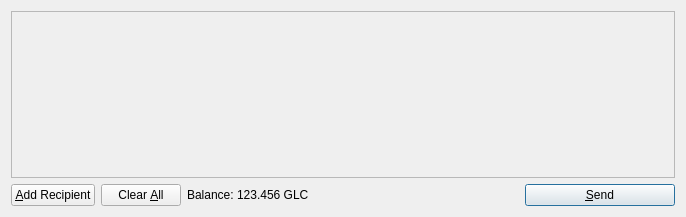
<?xml version="1.0" encoding="UTF-8"?>
<ui version="4.0">
 <class>SendCoinsDialog</class>
 <widget class="QDialog" name="SendCoinsDialog">
  <property name="geometry">
   <rect>
    <x>0</x>
    <y>0</y>
    <width>686</width>
    <height>217</height>
   </rect>
  </property>
  <property name="windowTitle">
   <string>Send Coins</string>
  </property>
  <layout class="QVBoxLayout" name="verticalLayout">
   <item>
    <widget class="QScrollArea" name="scrollArea">
     <property name="widgetResizable">
      <bool>true</bool>
     </property>
     <widget class="QWidget" name="scrollAreaWidgetContents">
      <property name="geometry">
       <rect>
        <x>0</x>
        <y>0</y>
        <width>666</width>
        <height>165</height>
       </rect>
      </property>
      <layout class="QVBoxLayout" name="verticalLayout_2">
       <property name="margin">
        <number>0</number>
       </property>
       <item>
        <layout class="QVBoxLayout" name="entries">
         <property name="spacing">
          <number>6</number>
         </property>
        </layout>
       </item>
       <item>
        <spacer name="verticalSpacer">
         <property name="orientation">
          <enum>Qt::Vertical</enum>
         </property>
         <property name="sizeHint" stdset="0">
          <size>
           <width>20</width>
           <height>40</height>
          </size>
         </property>
        </spacer>
       </item>
      </layout>
     </widget>
    </widget>
   </item>
   <item>
    <layout class="QHBoxLayout" name="horizontalLayout">
     <item>
      <widget class="QPushButton" name="addButton">
       <property name="toolTip">
        <string>Send to multiple recipients at once</string>
       </property>
       <property name="text">
        <string>&amp;Add Recipient</string>
       </property>
       <property name="icon">
        <iconset resource="../bitcoin.qrc">
         <normaloff>:/icons/add</normaloff>:/icons/add</iconset>
       </property>
       <property name="autoDefault">
        <bool>false</bool>
       </property>
      </widget>
     </item>
     <item>
      <widget class="QPushButton" name="clearButton">
       <property name="sizePolicy">
        <sizepolicy hsizetype="Minimum" vsizetype="Fixed">
         <horstretch>0</horstretch>
         <verstretch>0</verstretch>
        </sizepolicy>
       </property>
       <property name="toolTip">
        <string>Remove all transaction fields</string>
       </property>
       <property name="text">
        <string>Clear &amp;All</string>
       </property>
       <property name="icon">
        <iconset resource="../bitcoin.qrc">
         <normaloff>:/icons/remove</normaloff>:/icons/remove</iconset>
       </property>
       <property name="autoRepeatDelay">
        <number>300</number>
       </property>
       <property name="autoDefault">
        <bool>false</bool>
       </property>
      </widget>
     </item>
     <item>
      <layout class="QHBoxLayout" name="horizontalLayout_2">
       <property name="spacing">
        <number>3</number>
       </property>
       <item>
        <widget class="QLabel" name="label">
         <property name="text">
          <string>Balance:</string>
         </property>
        </widget>
       </item>
       <item>
        <widget class="QLabel" name="labelBalance">
         <property name="cursor">
          <cursorShape>IBeamCursor</cursorShape>
         </property>
         <property name="text">
          <string>123.456 GLC</string>
         </property>
         <property name="textInteractionFlags">
          <set>Qt::LinksAccessibleByMouse|Qt::TextSelectableByKeyboard|Qt::TextSelectableByMouse</set>
         </property>
        </widget>
       </item>
      </layout>
     </item>
     <item>
      <spacer name="horizontalSpacer">
       <property name="orientation">
        <enum>Qt::Horizontal</enum>
       </property>
       <property name="sizeHint" stdset="0">
        <size>
         <width>40</width>
         <height>20</height>
        </size>
       </property>
      </spacer>
     </item>
     <item>
      <widget class="QPushButton" name="sendButton">
       <property name="minimumSize">
        <size>
         <width>150</width>
         <height>0</height>
        </size>
       </property>
       <property name="toolTip">
        <string>Confirm the send action</string>
       </property>
       <property name="text">
        <string>&amp;Send</string>
       </property>
       <property name="icon">
        <iconset resource="../bitcoin.qrc">
         <normaloff>:/icons/send</normaloff>:/icons/send</iconset>
       </property>
       <property name="default">
        <bool>true</bool>
       </property>
      </widget>
     </item>
    </layout>
   </item>
  </layout>
 </widget>
 <resources>
  <include location="../bitcoin.qrc"/>
 </resources>
 <connections/>
</ui>
